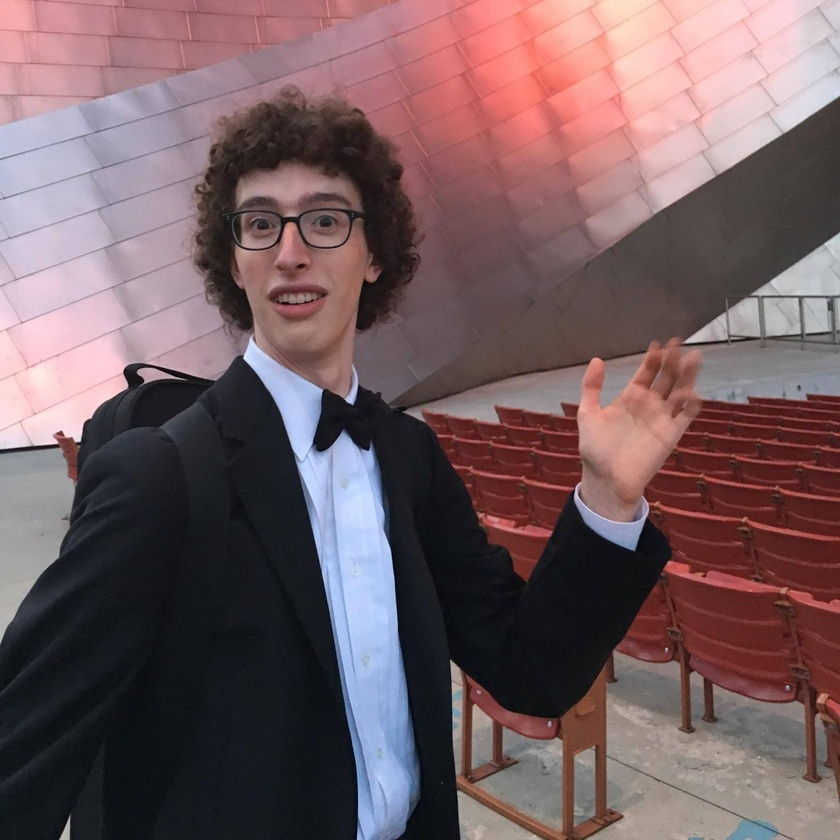
//> input picture Code/ContinuousColorSampling/Aaron.jpg, 840 x 840 px, shrunk from 1536 x 1536 before the run, given in place of the camera
$ ./ColorThresholding   (built with g++ and OpenCV 4)
//> lines starting //> are read from the running program, lines starting //| are printed output that depends on the picture; after the words box and inside, x2 and y2 are one past the last pixel; in counts of white or black regions, pixels touching at a corner belong together
#include <iostream>
#include "opencv2/highgui/highgui.hpp"
#include "opencv2/imgproc/imgproc.hpp"

using namespace cv;
using namespace std;

int main( int argc, char** argv )
{
    VideoCapture cap(1); //capture the video from web cam

    if ( !cap.isOpened() )  // if not success, exit program
    {
        cout << "Cannot open the web cam" << endl;
        return -1;
    }

    namedWindow("Control", CV_WINDOW_AUTOSIZE); //create a window called "Control"

    int iLowH = 0;
    int iHighH = 179;

    int iLowS = 0;
    int iHighS = 255;

    int iLowV = 0;
    int iHighV = 255;

    //Create trackbars in "Control" window
    cvCreateTrackbar("LowH", "Control", &iLowH, 179); //Hue (0 - 179)
//> slider 'LowH' is set to 35
    cvCreateTrackbar("HighH", "Control", &iHighH, 179);

    cvCreateTrackbar("LowS", "Control", &iLowS, 255); //Saturation (0 - 255)
//> slider 'LowS' is set to 51
    cvCreateTrackbar("HighS", "Control", &iHighS, 255);

    cvCreateTrackbar("LowV", "Control", &iLowV, 255); //Value (0 - 255)
//> slider 'LowV' is set to 51
    cvCreateTrackbar("HighV", "Control", &iHighV, 255);

    while (true)
    {
        Mat imgOriginal;

        bool bSuccess = cap.read(imgOriginal); // read a new frame from video
//> imgOriginal is the input picture: 840 rows x 840 cols, CV_8UC3; mean B, G, R 96.5, 92.3, 115.2

        if (!bSuccess) //if not success, break loop
        {
            cout << "Cannot read a frame from video stream" << endl;
            break;
        }

        Mat imgHSV;

        cvtColor(imgOriginal, imgHSV, COLOR_BGR2HSV); //Convert the captured frame from BGR to HSV
//> imgHSV: 840 rows x 840 cols, CV_8UC3; mean H, S, V 86, 71.7, 120.8

        Mat imgThresholded;

        inRange(imgHSV, Scalar(iLowH, iLowS, iLowV), Scalar(iHighH, iHighS, iHighV), imgThresholded); //Threshold the image
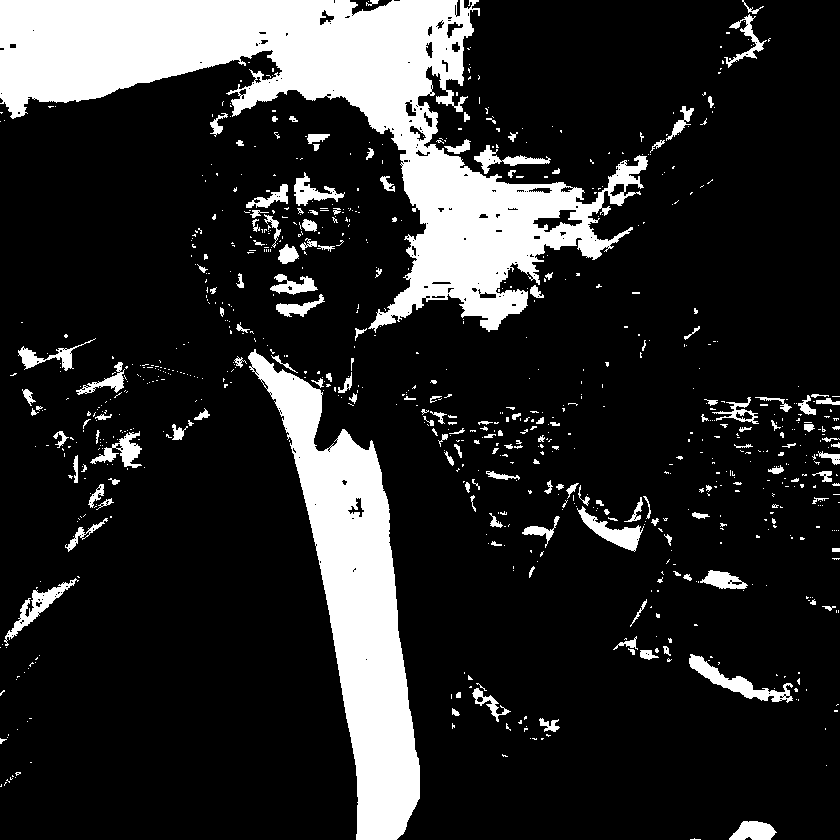
//> imgThresholded: 840 rows x 840 cols, CV_8UC1; 16.7% white; 835 white regions (678 under 20 px), largest, box (x1, y1, x2, y2) and area: (0, 0, 648, 333) 66111, (248, 349, 420, 840) 30486, (689, 654, 793, 703) 1324

        //morphological opening (remove small objects from the foreground)
        erode(imgThresholded, imgThresholded, getStructuringElement(MORPH_ELLIPSE, Size(5, 5)) );
        dilate( imgThresholded, imgThresholded, getStructuringElement(MORPH_ELLIPSE, Size(5, 5)) );

        //morphological closing (fill small holes in the foreground)
        dilate( imgThresholded, imgThresholded, getStructuringElement(MORPH_ELLIPSE, Size(5, 5)) );
        erode(imgThresholded, imgThresholded, getStructuringElement(MORPH_ELLIPSE, Size(5, 5)) );
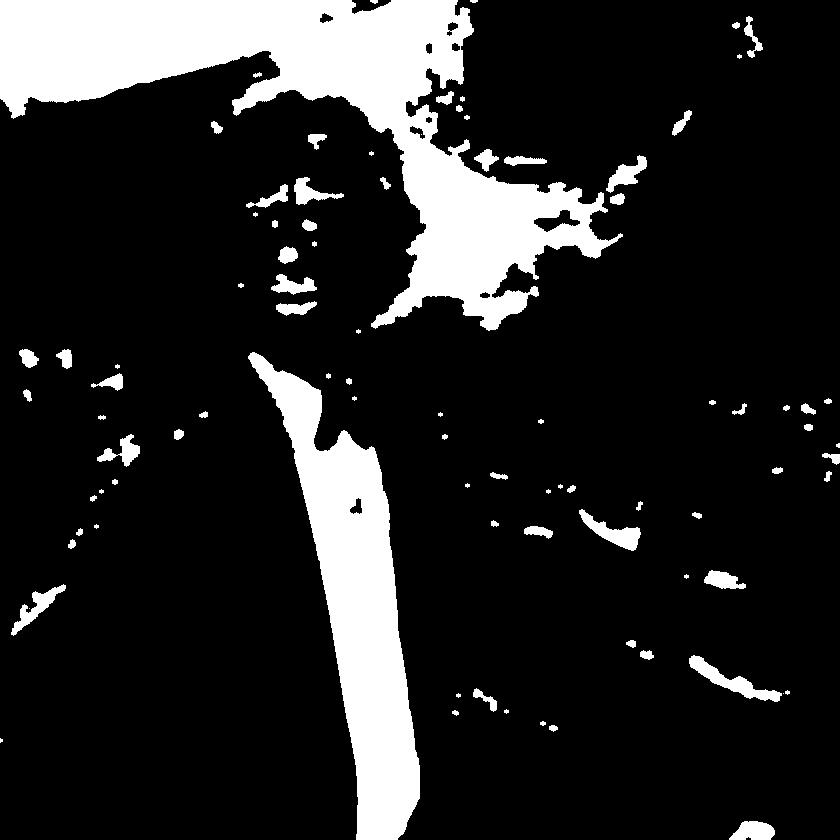
//> imgThresholded: 840 rows x 840 cols, CV_8UC1; 15.2% white; 91 white regions (21 under 20 px), largest, box (x1, y1, x2, y2) and area: (0, 0, 623, 331) 64804, (248, 352, 420, 840) 30361, (689, 655, 782, 702) 1191

        imshow("Thresholded Image", imgThresholded); //show the thresholded image
        imshow("Original", imgOriginal); //show the original image

        if (waitKey(30) == 27) //wait for 'esc' key press for 30ms. If 'esc' key is pressed, break loop
//> the Esc key is pressed
        {
            cout << "esc key is pressed by user" << endl;
            cout << "LowH: " << iLowH << "  HighH: " << iHighH << endl;
            cout << "LowS: " << iLowS << "  HighS: " << iHighS << endl;
            cout << "LowV: " << iLowV << "  HighV: " << iHighV << endl;
            break;
        }
    }

    return 0;

}
